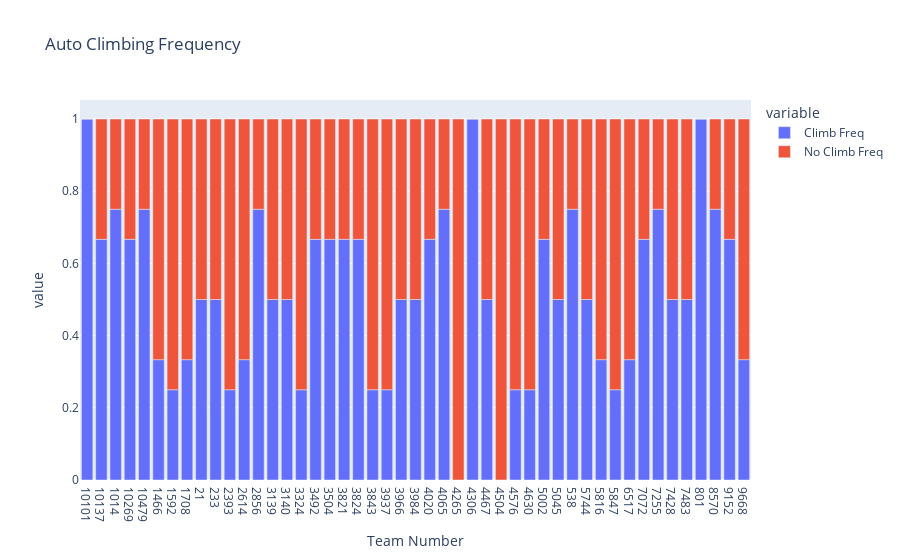

The notebook cell this image was saved under:
### Code cell
auto_climbing_status_df = scouted_data.groupby("Team Number")["Auto Climbing Status"].value_counts().unstack(fill_value=0).reset_index()
auto_climbing_status_df["Climb Freq"] = auto_climbing_status_df[True] / (auto_climbing_status_df[True] + auto_climbing_status_df[False])
auto_climbing_status_df["No Climb Freq"] = auto_climbing_status_df[False] / (auto_climbing_status_df[True] + auto_climbing_status_df[False])
fig = px.bar(auto_climbing_status_df, x = "Team Number", y = ["Climb Freq", "No Climb Freq"], title = "Auto Climbing Frequency")
fig.show()

### Figure 1 — Plotly figure (JSON) as saved in the notebook; plotly's stock layout.template omitted (floating-point values rounded to 4 significant figures)
{"data": [{"hovertemplate": "variable=Climb Freq<br>Team Number=%{x}<br>value=%{y}<extra></extra>", "legendgroup": "Climb Freq", "marker": {"color": "#636efa", "pattern": {"shape": ""}}, "name": "Climb Freq", "orientation": "v", "showlegend": true, "textposition": "auto", "type": "bar", "x": ["10101", "10137", "1014", "10269", "10479", "1466", "1592", "1708", "21", "233", "2393", "2614", "2856", "3139", "3140", "3324", "3492", "3504", "3821", "3824", "3843", "3937", "3966", "3984", "4020", "4065", "4265", "4306", "4467", "4504", "4576", "4630", "5002", "5045", "538", "5744", "5816", "5847", "6517", "7072", "7255", "7428", "7483", "801", "8570", "9152", "9668"], "xaxis": "x", "y": [1.0, 0.6667, 0.75, 0.6667, 0.75, 0.3333, 0.25, 0.3333, 0.5, 0.5, 0.25, 0.3333, 0.75, 0.5, 0.5, 0.25, 0.6667, 0.6667, 0.6667, 0.6667, 0.25, 0.25, 0.5, 0.5, 0.6667, 0.75, 0.0, 1.0, 0.5, 0.0, 0.25, 0.25, 0.6667, 0.5, 0.75, 0.5, 0.3333, 0.25, 0.3333, 0.6667, 0.75, 0.5, 0.5, 1.0, 0.75, 0.6667, 0.3333], "yaxis": "y"}, {"hovertemplate": "variable=No Climb Freq<br>Team Number=%{x}<br>value=%{y}<extra></extra>", "legendgroup": "No Climb Freq", "marker": {"color": "#EF553B", "pattern": {"shape": ""}}, "name": "No Climb Freq", "orientation": "v", "showlegend": true, "textposition": "auto", "type": "bar", "x": ["10101", "10137", "1014", "10269", "10479", "1466", "1592", "1708", "21", "233", "2393", "2614", "2856", "3139", "3140", "3324", "3492", "3504", "3821", "3824", "3843", "3937", "3966", "3984", "4020", "4065", "4265", "4306", "4467", "4504", "4576", "4630", "5002", "5045", "538", "5744", "5816", "5847", "6517", "7072", "7255", "7428", "7483", "801", "8570", "9152", "9668"], "xaxis": "x", "y": [0.0, 0.3333, 0.25, 0.3333, 0.25, 0.6667, 0.75, 0.6667, 0.5, 0.5, 0.75, 0.6667, 0.25, 0.5, 0.5, 0.75, 0.3333, 0.3333, 0.3333, 0.3333, 0.75, 0.75, 0.5, 0.5, 0.3333, 0.25, 1.0, 0.0, 0.5, 1.0, 0.75, 0.75, 0.3333, 0.5, 0.25, 0.5, 0.6667, 0.75, 0.6667, 0.3333, 0.25, 0.5, 0.5, 0.0, 0.25, 0.3333, 0.6667], "yaxis": "y"}], "layout": {"barmode": "relative", "legend": {"title": {"text": "variable"}, "tracegroupgap": 0}, "title": {"text": "Auto Climbing Frequency"}, "xaxis": {"anchor": "y", "domain": [0, 1], "title": {"text": "Team Number"}}, "yaxis": {"anchor": "x", "domain": [0, 1], "title": {"text": "value"}}}}
